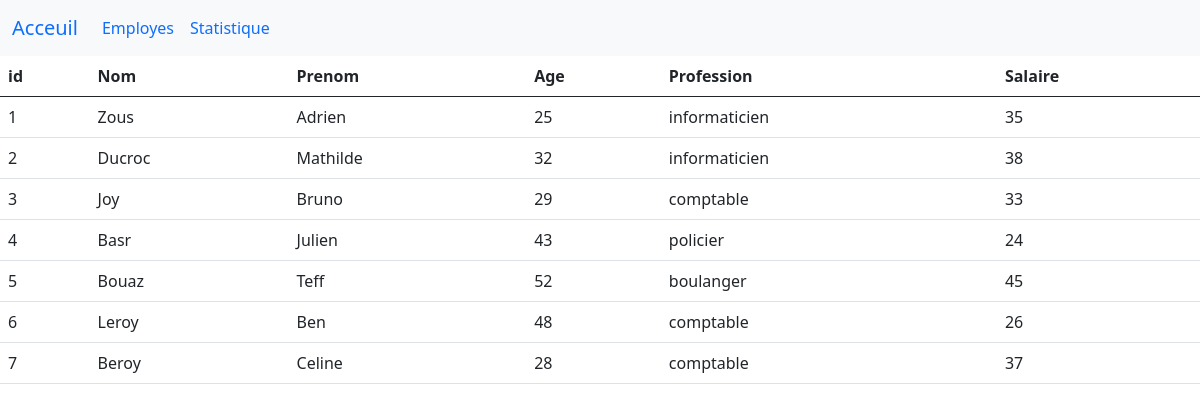
Screenshot of /employee with the database file from the repository.
### api/models.py (models this page shows, shortened)
class Employee(models.Model):
    nom = models.CharField(max_length=20, blank=True, null=True)
    prenom = models.CharField(max_length=20, blank=True, null=True)
    age = models.CharField(max_length=20, blank=True, null=True)
    profession = models.ForeignKey(Profession, blank=True, null=True, on_delete=models.CASCADE)
    sal_employee = models.CharField(max_length=20, blank=True, null=True)
    created = models.DateField(blank=True, null=True, auto_created=True, auto_now_add=True)
    modified = models.DateField(blank=True, null=True, auto_created=True, auto_now_add=True)

class Profession(models.Model):
    libelle = models.CharField(max_length=20, blank=True, null=True)
    created = models.DateField(blank=True, null=True, auto_created=True, auto_now_add=True)
    modified = models.DateField(blank=True, null=True, auto_created=True, auto_now_add=True)

### api/views.py (the view)
# urls.py: path('employee', views.employee, name='employee'),
def employee(request):
    employes = Employee.objects.all().order_by('-created')
    return render(request, 'api/employe.html', {"employes":employes})

### api/templates/api/employe.html
{% extends "api/home.html" %}
{% block content %}
<table class="table">
    <thead>
      <tr>
        <th scope="col">id</th>
        <th scope="col">Nom</th>
        <th scope="col">Prenom</th>
        <th scope="col">Age</th>
        <th scope="col">Profession</th>
        <th scope="col">Salaire</th>
      </tr>
    </thead>
    <tbody>
      {% for data in employes %}
      <tr>
        <td>{{data.id}}</td>
        <td>{{data.nom}}</td>
        <td>{{data.prenom}}</td>
        <td>{{data.age}}</td>
        <td>{{data.profession.libelle}}</td>
        <td>{{data.sal_employee}}</td>
      </tr>
      {% endfor %}
    </tbody>
  </table>
{% endblock content %}

### api/templates/api/home.html (shortened to what this page needs)
<!DOCTYPE html>
<html lang="en">
<head>
    <link href="https://cdn.jsdelivr.net/npm/bootstrap@5.0.2/dist/css/bootstrap.min.css" rel="stylesheet">
</head>
<body>
    <nav class="navbar navbar-expand-lg bg-light">
        <div class="container-fluid">
          <a class="navbar-brand" href="{% url 'home' %}">Acceuil</a>
          <div class="collapse navbar-collapse" id="navbarNavAltMarkup">
            <div class="navbar-nav">
              <a class="nav-link active" aria-current="page" href="{% url 'employee' %}">Employes</a>
              <a class="nav-link active" aria-current="page" href="{% url 'statistique' %}">Statistique</a>
            </div>
          </div>
        </div>
      </nav>
      {% block content %}{% endblock content %}
</body>
</html>

### rows the page displays
Employee: id "1", nom "Zous", prenom "Adrien", age "25", profession.libelle "informaticien", sal_employee "35"
Employee: id "2", nom "Ducroc", prenom "Mathilde", age "32", profession.libelle "informaticien", sal_employee "38"
Employee: id "3", nom "Joy", prenom "Bruno", age "29", profession.libelle "comptable", sal_employee "33"
Employee: id "4", nom "Basr", prenom "Julien", age "43", profession.libelle "policier", sal_employee "24"
Employee: id "5", nom "Bouaz", prenom "Teff", age "52", profession.libelle "boulanger", sal_employee "45"
Employee: id "6", nom "Leroy", prenom "Ben", age "48", profession.libelle "comptable", sal_employee "26"
Employee: id "7", nom "Beroy", prenom "Celine", age "28", profession.libelle "comptable", sal_employee "37"
